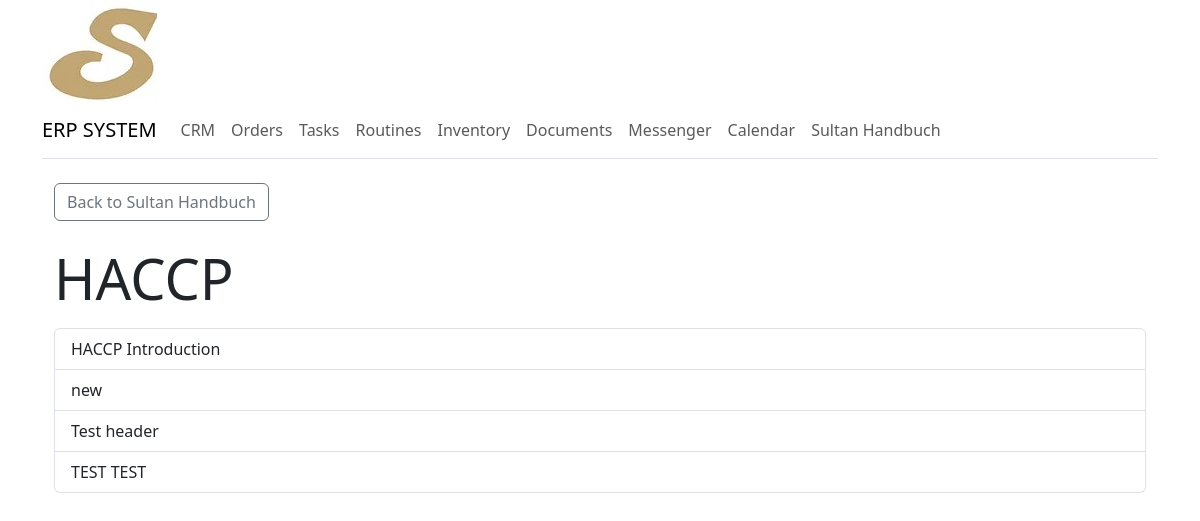
/wiki/HACCP/, run on the app's committed database.
### sultanerp/models.py (models this page shows, shortened)
class DynamicText(models.Model):
    title = models.CharField(max_length=255)
    text = models.TextField()

class WikiCategory(models.Model):
    category = models.CharField(max_length=20, blank=True, null=True)

class Wiki(models.Model):
    header = models.CharField(max_length=30, blank=True, null=True)
    categories = models.ManyToManyField(WikiCategory, blank=True)
    contents = models.ManyToManyField(WikiContent, blank=True)
    images = models.ManyToManyField(WikiImages, blank=True)
    author = models.ForeignKey(User, on_delete=models.CASCADE)
    timestamp = models.DateTimeField(auto_now_add=True)
    def __str__(self):
        formatted_time = timezone.localtime(
            self.timestamp).strftime('%d.%m.%y - %H:%M')  # "https://www.geeksforgeeks.org/python-strftime-function/"
        return f"{self.header} | created on: {formatted_time}"

### sultanerp/views.py (the view)
# urls.py: path('wiki/<str:category>/', views.wiki_category, name='category_detail'),
def wiki_category(request, category):
    category_obj = get_object_or_404(WikiCategory, category=category)
    wikis = Wiki.objects.filter(categories=category_obj)
    print(wikis)
    return render(request, 'wiki/wiki_category.html', {
        'category': category_obj,
        'wikis': wikis
    })

### sultanerp/utilities/context_processors.py (called while the page is built)
def dynamic_text_processor(request):
    dynamic_texts_objects = DynamicText.objects.all()
    dynamic_texts_dict = {dt.title: dt for dt in dynamic_texts_objects}
    return {'dynamic_texts': dynamic_texts_dict}

### sultanerp/templates/wiki/wiki_category.html
{% extends "_base.html" %}
{% block content %}
{% include "navbar.html" %}
<div class="container mt-4">
    <a href="{% url 'wiki_index' %}" class="btn btn-outline-secondary mb-4">
        {{dynamic_texts.back_to.text}} {{dynamic_texts.handbook.text}}
    </a>
    <h2 class="display-4">{{ category.category }}</h2>
    <div class="list-group mt-3">
        {% for wiki in wikis %}
            <a href="{% url 'wiki_detail' category.category wiki.header %}" class="list-group-item list-group-item-action">
                {{ wiki.header }}
            </a>
        {% endfor %}
    </div>
</div>
{% endblock %}

### sultanerp/templates/navbar.html (shortened to what this page needs)
<nav class="navbar navbar-expand-lg navbar-light bg-white border-bottom py-2">
  <a class="navbar-brand font-weight-bold" href="{% url 'dashboard' %}">ERP SYSTEM</a>
  <div class="collapse navbar-collapse" id="navbarNav">
    <ul class="navbar-nav">
      <li class="nav-item active">
        <a class="nav-link" href="{% url 'crm_view' %}">CRM</a>
      </li>
      <li class="nav-item">
        <a class="nav-link" href="{% url 'orders_view' %}">{{dynamic_texts.orders.text}}</a>
      </li>
      <li class="nav-item">
        <a class="nav-link" href="{% url 'task_list' %}">{{dynamic_texts.tasks.text}}</a>
      </li>
      <li class="nav-item">
        <a class="nav-link" href="{% url 'routine_list' %}">{{dynamic_texts.routines.text}}</a>
      </li>
      <li class="nav-item">
        <a class="nav-link" href="{% url 'inventory' %}">{{dynamic_texts.inventory.text}}</a>
      </li>
      <li class="nav-item">
        <a class="nav-link" href="{% url 'documents' %}">{{dynamic_texts.documents.text}}</a>
      </li>
      <li class="nav-item">
        <a class="nav-link" href="{% url 'messenger' %}">{{dynamic_texts.messenger.text}}</a>
      </li>
      <li class="nav-item">
        <a class="nav-link" href="{% url 'calendar' %}">{{dynamic_texts.calendar.text}}</a>
      </li>
      <li class="nav-item border-right">
        <a class="nav-link" href="{% url 'wiki_index' %}">{{dynamic_texts.handbook.text}}</a>
      </li>
    </ul>
  </div>
</nav>

### data on the page
DynamicText: orders.text "Orders"
DynamicText: tasks.text "Tasks"
DynamicText: routines.text "Routines"
DynamicText: inventory.text "Inventory"
DynamicText: documents.text "Documents"
DynamicText: messenger.text "Messenger"
DynamicText: calendar.text "Calendar"
DynamicText: handbook.text "Sultan Handbuch"
DynamicText: back_to.text "Back to"
WikiCategory: category "HACCP"
Wiki: header "HACCP Introduction"
Wiki: header "new"
Wiki: header "Test header"
Wiki: header "TEST TEST"
